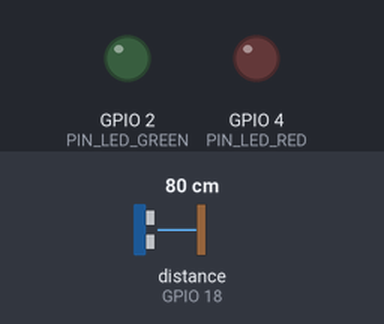
A sketch run on a simulated ESP32. Shown: output pins drawn as LEDs (lit = HIGH). Wiring (inferred from the names in the program): ultrasonic range finder: trigger GPIO 5; echo GPIO 18. The inputs (shaded band) are chosen by the test bench; at power-on: distance to the obstacle (sensor on GPIO 18) 80 cm. The echo pulse lasts 58.3 µs per cm; WiFi joins after 1.5 s; servers stay silent unless stated; uploads are accepted with an empty reply; pins used as bus, display or sensor lines are not drawn; what the sketch prints to the serial monitor is not drawn.

Above: at 0.0 s.
At 3.7 s:
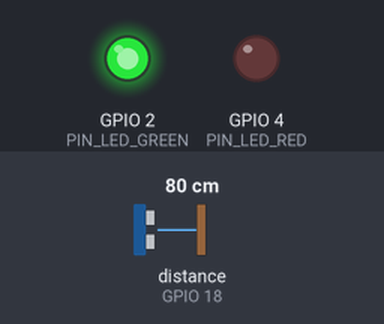
3.8 s: distance to the obstacle (sensor on GPIO 18) set to 55 cm
9.7 s: distance to the obstacle (sensor on GPIO 18) set to 46 cm
At 14.9 s:
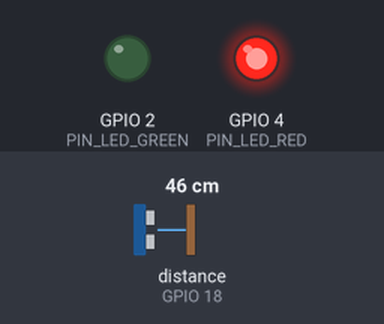
Timing chart, 0 to 16.4 s (numbered marks = the images above; inputs shaded):
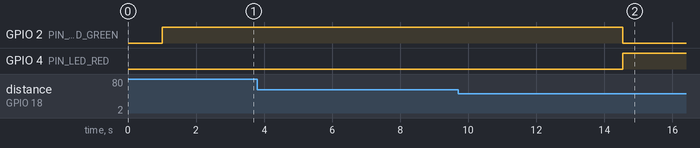

Measured:
- the behaviour switches between 51 and 50 cm on distance to the obstacle (sensor on GPIO 18) (found by bisection; images 1 and 2)
- after the input at 3.8 s, every drawn part: stays the same
- after the input at 9.7 s, GPIO 2 (PIN_LED_GREEN): HIGH → LOW after 4.8 s; GPIO 4 (PIN_LED_RED): LOW → HIGH after 4.8 s

The sketch:

esp32_smart_parking.ino
```cpp
/**
 * Smart Parking Management System — ESP32 Smart Bay Node Firmware
 *
 * Microcontroller: ESP32-WROOM-32
 * Sensors:
 *   - HC-SR04 Ultrasonic Sensor (Trig/Echo) for Vehicle Proximity
 *   - QMC5883L / HMC5883L I2C Geomagnetic Magnetometer for Metallic Mass Detection
 *   - SG90 / MG996R Servo Motor for Barrier Gate Actuation
 *   - Bi-Color / NeoPixel LED (Green = Available, Red = Occupied)
 *
 * Transmits real-time occupancy events to Tomcat REST API: /api/iot-sensor
 */

#include <WiFi.h>
#include <HTTPClient.h>
#include <Wire.h>

// ==================== CONFIGURATION ====================
const char* WIFI_SSID     = "YOUR_WIFI_SSID";
const char* WIFI_PASSWORD = "YOUR_WIFI_PASSWORD";

// Replace with your Laptop/Server IP running Apache Tomcat
const char* SERVER_URL    = "http://192.168.1.100:8080/smart-parking-system/api/iot-sensor";
const char* TARGET_SLOT_ID = "A1";

// Pinout Definitions (ESP32 GPIO)
#define PIN_TRIG        5     // Ultrasonic Trigger (Output)
#define PIN_ECHO        18    // Ultrasonic Echo (Input via 1k/2k resistor divider)
#define PIN_LED_GREEN   2     // Status LED: Green (Available)
#define PIN_LED_RED     4     // Status LED: Red (Occupied)
#define PIN_SERVO       19    // Barrier Gate PWM Servo Output

// Detection Thresholds
const float OCCUPIED_DISTANCE_CM = 50.0; // Distance below which a vehicle is parked
const int DEBOUNCE_CYCLES        = 3;    // Consecutive cycles required for state change
const unsigned long POLL_DELAY_MS = 2000; // Check frequency (2 seconds)

// State Tracking
bool isBayOccupied = false;
int consecutiveOccupiedCount = 0;
int consecutiveEmptyCount    = 0;

void setup() {
  Serial.begin(115200);
  delay(1000);
  Serial.println("\n[ESP32] Smart Parking Bay Controller Initializing...");

  // Initialize GPIO Pins
  pinMode(PIN_TRIG, OUTPUT);
  pinMode(PIN_ECHO, INPUT);
  pinMode(PIN_LED_GREEN, OUTPUT);
  pinMode(PIN_LED_RED, OUTPUT);

  digitalWrite(PIN_TRIG, LOW);
  updateBayLED(false); // Initially show green

  // Initialize I2C for Geomagnetic Sensor
  Wire.begin(21, 22); // SDA=21, SCL=22
  Serial.println("[ESP32] I2C Bus Online (SDA:21, SCL:22)");

  // Connect to Wi-Fi
  connectToWiFi();
}

void loop() {
  if (WiFi.status() != WL_CONNECTED) {
    connectToWiFi();
  }

  // 1. Measure Ultrasonic Distance
  float distance = readUltrasonicDistance();
  Serial.printf("[Sensor] Measured Distance: %.1f cm\n", distance);

  // 2. Debounce and Filter State
  if (distance > 0 && distance < OCCUPIED_DISTANCE_CM) {
    consecutiveOccupiedCount++;
    consecutiveEmptyCount = 0;
  } else {
    consecutiveEmptyCount++;
    consecutiveOccupiedCount = 0;
  }

  // 3. Evaluate State Transition
  if (!isBayOccupied && consecutiveOccupiedCount >= DEBOUNCE_CYCLES) {
    isBayOccupied = true;
    updateBayLED(true);
    Serial.println("\n>>> VEHICLE ARRIVED: Bay Marked OCCUPIED <<<");
    sendSensorTelemetry(TARGET_SLOT_ID, "OCCUPIED", "ULTRASONIC", distance);
  } else if (isBayOccupied && consecutiveEmptyCount >= DEBOUNCE_CYCLES) {
    isBayOccupied = false;
    updateBayLED(false);
    Serial.println("\n>>> VEHICLE DEPARTED: Bay Restored to AVAILABLE <<<");
    sendSensorTelemetry(TARGET_SLOT_ID, "AVAILABLE", "ULTRASONIC", distance);
  }

  delay(POLL_DELAY_MS);
}

/**
 * Sends trigger pulse and computes distance from ultrasonic sound speed.
 */
float readUltrasonicDistance() {
  digitalWrite(PIN_TRIG, LOW);
  delayMicroseconds(2);
  digitalWrite(PIN_TRIG, HIGH);
  delayMicroseconds(10);
  digitalWrite(PIN_TRIG, LOW);

  // Reads echo pulse width in microseconds (timeout 30ms ~ 5 meters max)
  long duration = pulseIn(PIN_ECHO, HIGH, 30000);
  if (duration == 0) return 999.0; // Out of range

  // Distance in cm = (duration * 0.0343) / 2
  return (duration * 0.0343) / 2.0;
}

/**
 * Updates physical status LED.
 */
void updateBayLED(bool occupied) {
  if (occupied) {
    digitalWrite(PIN_LED_GREEN, LOW);
    digitalWrite(PIN_LED_RED, HIGH);
  } else {
    digitalWrite(PIN_LED_GREEN, HIGH);
    digitalWrite(PIN_LED_RED, LOW);
  }
}

/**
 * Dispatches HTTP POST JSON telemetry to Smart Parking API Gateway.
 */
void sendSensorTelemetry(const char* slotId, const char* status, const char* sensorType, float distance) {
  if (WiFi.status() != WL_CONNECTED) {
    Serial.println("[HTTP Error] Wi-Fi not connected. Telemetry dropped.");
    return;
  }

  HTTPClient http;
  http.begin(SERVER_URL);
  http.addHeader("Content-Type", "application/json");

  // Construct JSON payload
  String jsonPayload = "{";
  jsonPayload += "\"slotId\":\"" + String(slotId) + "\",";
  jsonPayload += "\"status\":\"" + String(status) + "\",";
  jsonPayload += "\"sensorType\":\"" + String(sensorType) + "\",";
  jsonPayload += "\"distanceCm\":" + String(distance, 1);
  jsonPayload += "}";

  Serial.println("[HTTP POST] Transmitting -> " + jsonPayload);
  int httpResponseCode = http.POST(jsonPayload);

  if (httpResponseCode > 0) {
    String response = http.getString();
    Serial.printf("[HTTP OK] Status: %d, Response: %s\n", httpResponseCode, response.c_str());
  } else {
    Serial.printf("[HTTP Error] Failed, error: %s\n", http.errorToString(httpResponseCode).c_str());
  }

  http.end();
}

/**
 * Wi-Fi connection handler with auto-retry.
 */
void connectToWiFi() {
  Serial.print("[Wi-Fi] Connecting to ");
  Serial.print(WIFI_SSID);

  WiFi.mode(WIFI_STA);
  WiFi.begin(WIFI_SSID, WIFI_PASSWORD);

  int attempts = 0;
  while (WiFi.status() != WL_CONNECTED && attempts < 20) {
    delay(500);
    Serial.print(".");
    attempts++;
  }

  if (WiFi.status() == WL_CONNECTED) {
    Serial.println("\n[Wi-Fi Connected!]");
    Serial.print("[Wi-Fi] Assigned ESP32 IP: ");
    Serial.println(WiFi.localIP());
  } else {
    Serial.println("\n[Wi-Fi Error] Failed to connect. Will retry during main loop.");
  }
}
```
